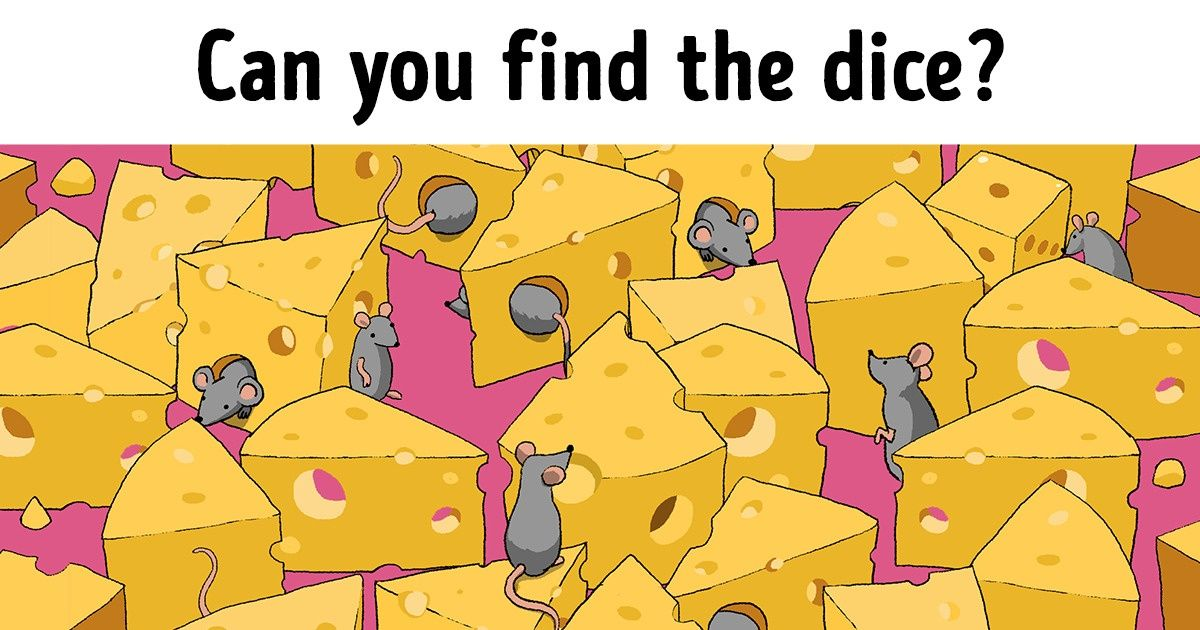
#> input picture midterm/mouse.jpg, 1200 x 630 px
$ jupyter execute finding_mouse.ipynb
#> lines starting #> are read from the running program, lines starting #| are printed output that depends on the picture; after the words box and inside, x2 and y2 are one past the last pixel; in counts of white or black regions, pixels touching at a corner belong together
[cell 1]
import numpy as np
import cv2
import matplotlib.pyplot as plt
import pickle

## Setup and Preprocessing image

[cell 2]
def display_image(image):

    image_rgb = cv2.cvtColor(image, cv2.COLOR_BGR2RGB)
    plt.figure(figsize=(10, 8))
    plt.imshow(image_rgb)
    plt.axis('off')
    plt.show()

[cell 3]
image_path = "mouse.jpg"
image = cv2.imread(image_path)
#> image is the input picture: shape (630, 1200, 3); mean B, G, R 109.5, 183.6, 225.6
display_image(image)

[cell 4]
# cắt bỏ vùng trắng và chữ trong ảnh

def crop_image(image):
    gray = cv2.cvtColor(image, cv2.COLOR_BGR2GRAY)
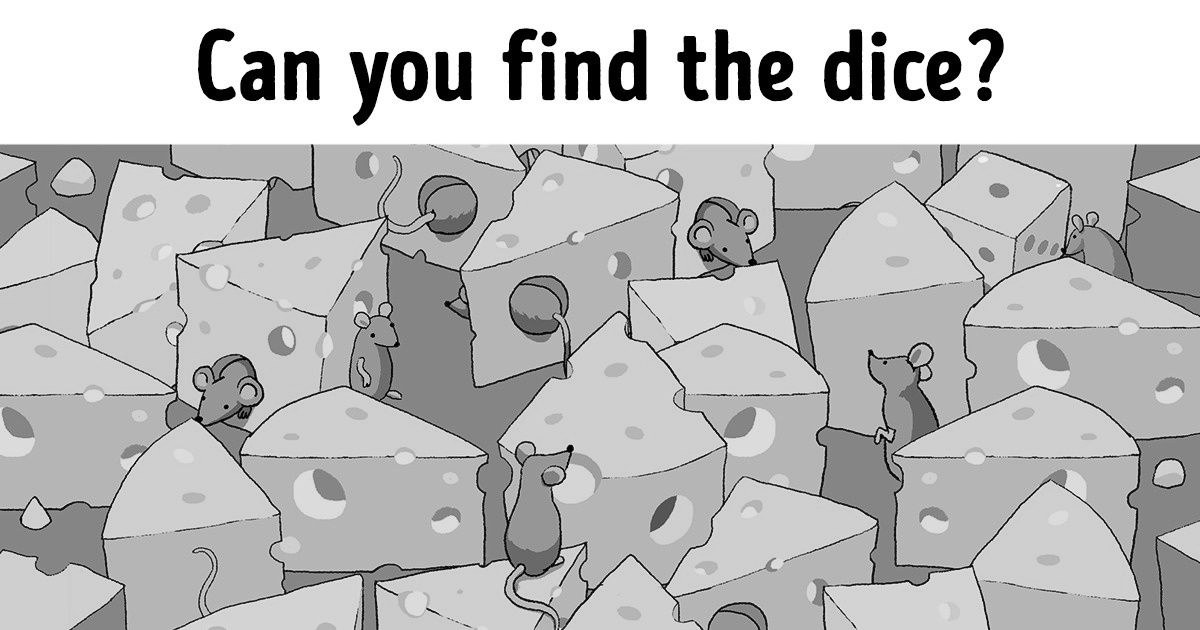
#> gray: shape (630, 1200); min 0, max 255, mean 187.7
    _, binary = cv2.threshold(gray, 240, 255, cv2.THRESH_BINARY_INV)
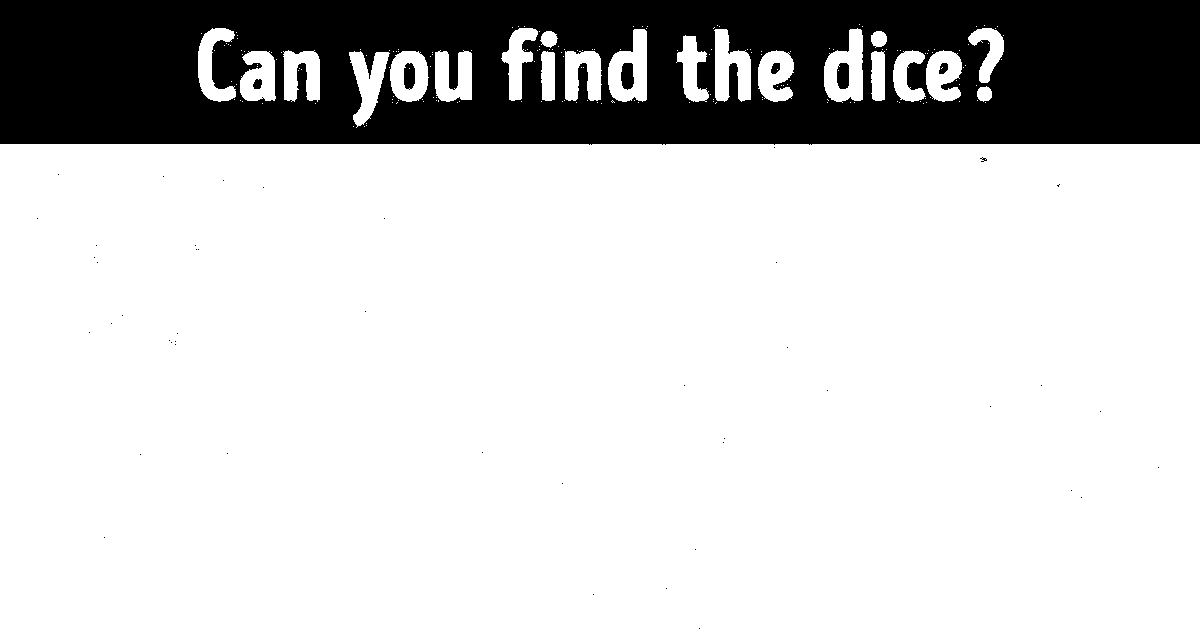
#> binary: shape (630, 1200); 80.4% white; 52 black regions (45 under 20 px)
    contours, _ = cv2.findContours(binary, cv2.RETR_EXTERNAL, cv2.CHAIN_APPROX_SIMPLE)
#> contours = 182 contours, 160 with area under 20; largest, box (x1, y1, x2, y2) and area: (0, 144, 1200, 630) 581508, (608, 29, 647, 102) 2022, (824, 28, 863, 103) 2018, (714, 29, 751, 102) 1598, (390, 51, 429, 102) 1564
    x, y, w, h = cv2.boundingRect(contours[0])
#> x = 0; y = 144; w = 1200; h = 486
    cropped_image = image[y:y+h, x:x+w]
    return cropped_image

[cell 5]
cropped_image = crop_image(image)
display_image(cropped_image)

# Appoarch 1:  Nhận dạng vùng màu xám của chuột và vùng đuôi hồng của chuột

- Ý tưởng :
     1. Nhận dạng vùng màu xám của chuột + kết hợp với vùng đuôi chuột (sử dụng masking 2 lần cho 2 vùng và dùng phép toán Union để hợp lại tìm mask phù hợp)

## 1. Tìm 2 khoảng màu

### Sử dụng mô hình Clustering

- Xác định chính xác các các vùng màu của đuôi chuột, vùng màu xám, vùng màu nền và vùng màu phomat

[cell 6]
# from sklearn.cluster import KMeans

# hsv_image = cv2.cvtColor(cropped_image, cv2.COLOR_BGR2HSV)
# hsv_image.shape

[cell 7]
# hsv_image =  hsv_image.reshape(-1, 3)

[cell 8]
# hsv_image

[cell 9]
# num_cluster = 4
# kmeans = KMeans(n_clusters=num_cluster, random_state=42, n_init = 10, max_iter=300)
# label =  kmeans.fit_predict(hsv_image)

[cell 10]
# [47 lines of commented-out code are left out]

### Sử dụng phương pháp thủ công

**Cách 1**:  Lấy sample trực tiếp các màu thuộc vùng đuôi của chuột

[cell 11]
sample_pixel = []

def click_event(event, x, y,  flags, param):
    if event == cv2.EVENT_LBUTTONDOWN:
        pixel = cropped_image[y, x]
        pixel_hsv = cv2.cvtColor(np.uint8([[pixel]]), cv2.COLOR_BGR2HSV)[0][0]
        print(f"Clicked pixel: BGR: {pixel}, HSV: {pixel_hsv}")
        sample_pixel.append(pixel_hsv)


# [4 lines of commented-out code are left out]

[cell 12]
# with open ('sample_pixel.pkl', 'wb') as f:
#     pickle.dump(sample_pixel, f)

- load các sample đã được chọn và tính khoảng min và max cho từng h, s, v

[cell 13]
with open('sample_pixel_data.pkl', 'rb') as f:
#> (reads midterm/sample_pixel_data.pkl from the repository)
    sample_pixel = pickle.load(f)

print("Sample pixel data loaded from file with length:", len(sample_pixel))
sample_pixel = np.array(sample_pixel)

[cell 14]
min_h = np.min(sample_pixel, axis=0)[0]
max_h = np.max(sample_pixel, axis=0)[0]

max_s = np.max(sample_pixel, axis=0)[1]
min_s = np.min(sample_pixel, axis=0)[1]

max_v = np.max(sample_pixel, axis=0)[2]
min_v = np.min(sample_pixel, axis=0)[2]


print(f"HSV values range : S: {min_s} - {max_s}")
print(f"HSV values range : V: {min_v} - {max_v}")
print(f"HSV values range : H: {min_h} - {max_h}")

**Cách 2** sử dụng miền ROI để chọn màu

[cell 15]
# [5 lines of commented-out code are left out]

[cell 16]
# roi

[cell 17]
# roi_hsv = hsv_image[y:y+h, x:x+w]
# h_min, s_min, v_min = np.min(roi_hsv, axis=(0, 1))
# h_max, s_max, v_max = np.max(roi_hsv, axis=(0, 1))

[cell 18]
# print(f"ROI HSV Range: H: {h_min}-{h_max}, S: {s_min}-{s_max}, V: {v_min}-{v_max}")

## 2. Sử dụng mask trên cả vùng lông và đuôi tìm được

[cell 19]
hsv = cv2.cvtColor(cropped_image, cv2.COLOR_BGR2HSV)
#> hsv: shape (486, 1200, 3); mean H, S, V 37.5, 174.2, 226.6

lower_gray = np.array([0, 0, 40], dtype=np.uint8)
upper_gray = np.array([180, 120, 150], dtype=np.uint8)
fur_mask = cv2.inRange(hsv, lower_gray, upper_gray)
#> fur_mask: shape (486, 1200); 2.4% white; 752 white regions (726 under 20 px), largest, box (x1, y1, x2, y2) and area: (506, 314, 560, 431) 2917, (877, 224, 938, 300) 1966, (199, 216, 257, 281) 1309

display_image(fur_mask)

[cell 20]
kernel = np.ones((5, 5), np.uint8)
fur_mask = cv2.morphologyEx(fur_mask, cv2.MORPH_CLOSE, kernel)
#> fur_mask: shape (486, 1200); 3.8% white; 143 white regions (131 under 20 px), largest, box (x1, y1, x2, y2) and area: (504, 305, 570, 432) 4776, (869, 210, 938, 338) 3506, (195, 213, 262, 281) 2619
fur_mask = cv2.morphologyEx(fur_mask, cv2.MORPH_OPEN, kernel)
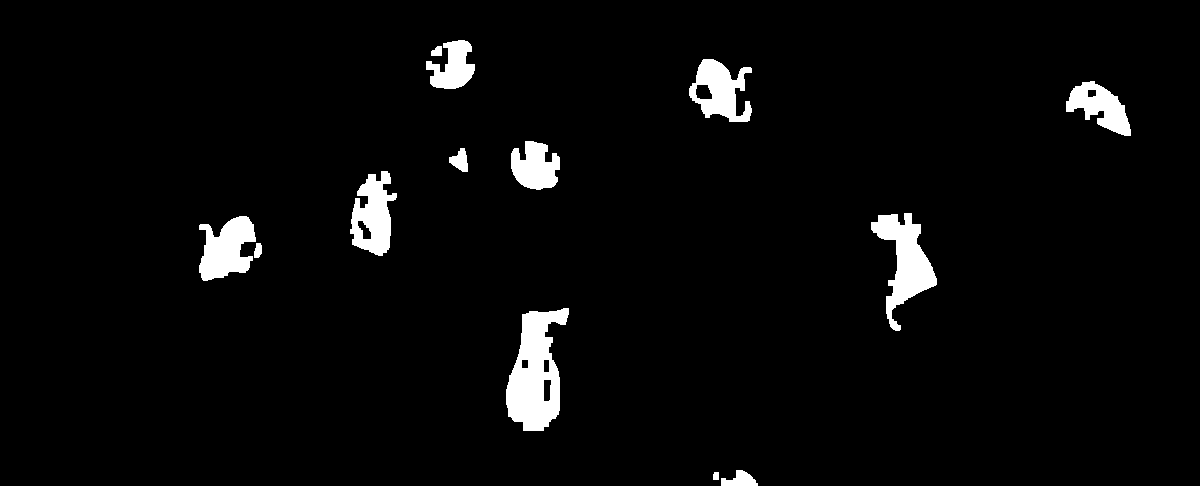
#> fur_mask: shape (486, 1200); 3.6% white; 13 white regions, largest, box (x1, y1, x2, y2) and area: (506, 308, 569, 431) 4678, (871, 213, 937, 331) 3238, (199, 216, 256, 281) 2448

display_image(fur_mask)

[cell 21]
lower_pink = np.array([7, 46, 53], dtype=np.uint8)
upper_pink = np.array([18, 100, 255], dtype=np.uint8)
tail_mask = cv2.inRange(hsv, lower_pink, upper_pink)
#> tail_mask: shape (486, 1200); 0.57% white in thin lines or dots

display_image(tail_mask)
#> in display_image (call 5), `image_rgb = cv2.cvtColor(image, cv2.COLOR_BGR2RGB)`: image_rgb: shape (486, 1200, 3); 0.57% white in thin lines or dots

[cell 22]
kernel = np.ones((2, 2), np.uint8)
tail_mask = cv2.morphologyEx(tail_mask, cv2.MORPH_CLOSE, kernel)
#> tail_mask: shape (486, 1200); 0.63% white; 338 white regions (310 under 20 px), largest, box (x1, y1, x2, y2) and area: (507, 422, 559, 486) 386, (542, 322, 565, 341) 284, (196, 406, 217, 473) 249
tail_mask = cv2.morphologyEx(tail_mask, cv2.MORPH_OPEN, kernel)
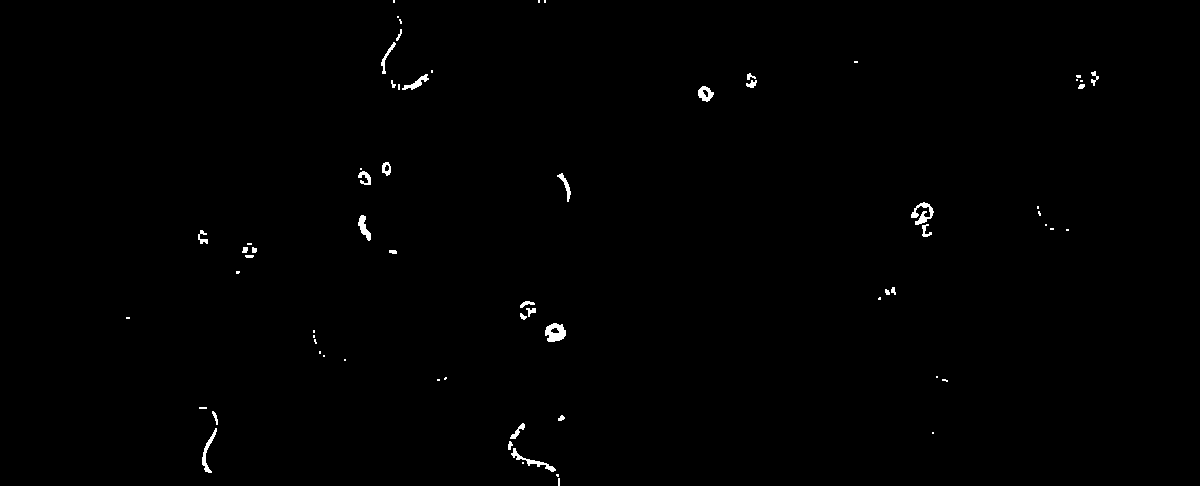
#> tail_mask: shape (486, 1200); 0.49% white; 68 white regions (36 under 20 px), largest, box (x1, y1, x2, y2) and area: (545, 323, 566, 342) 276, (911, 202, 934, 225) 235, (511, 448, 556, 472) 204

display_image(tail_mask)

[cell 23]
# phép hợp giữa 2 ảnh binary
union_mask = cv2.bitwise_or(fur_mask, tail_mask)
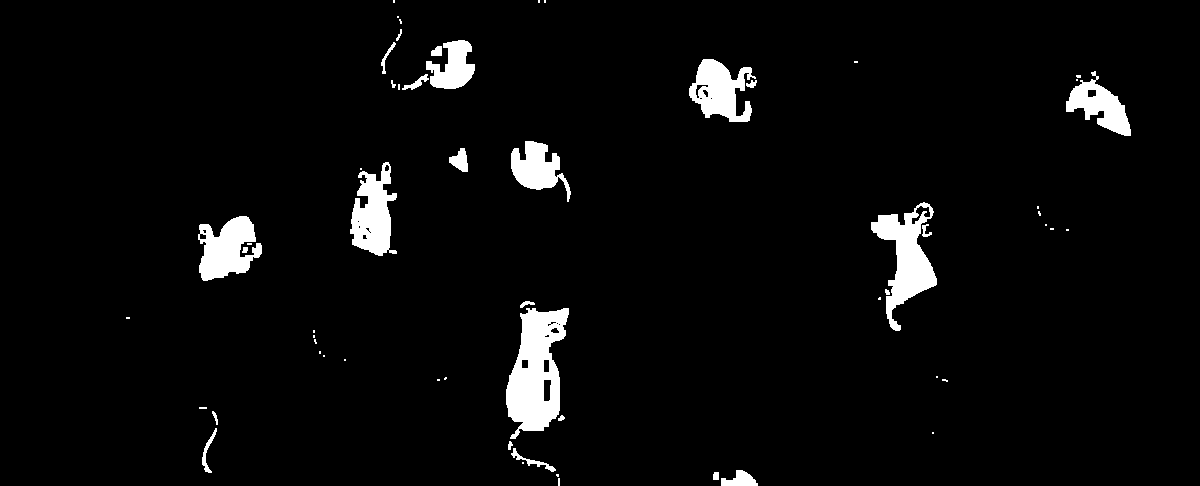
#> union_mask: shape (486, 1200); 4% white; 59 white regions (33 under 20 px), largest, box (x1, y1, x2, y2) and area: (506, 308, 569, 439) 5020, (871, 202, 937, 331) 3475, (350, 162, 397, 256) 2671
display_image(union_mask)
#> in display_image (call 7), `image_rgb = cv2.cvtColor(image, cv2.COLOR_BGR2RGB)`: image_rgb: shape (486, 1200, 3); 4% white; 59 white regions (33 under 20 px)

[cell 24]
contours, _ = cv2.findContours(union_mask, cv2.RETR_EXTERNAL, cv2.CHAIN_APPROX_SIMPLE)
#> contours = 59 contours, 38 with area under 20; largest, box (x1, y1, x2, y2) and area: (506, 308, 569, 439) 5114, (871, 202, 937, 331) 3402, (350, 162, 397, 256) 2532, (198, 216, 262, 281) 2518, (689, 59, 756, 122) 2343
for contour in contours:
    x, y, w, h = cv2.boundingRect(contour)
    if w > 10 and h > 10:
        x, y, w, h = cv2.boundingRect(contour)
        cropped_image =  cv2.rectangle(cropped_image, (x, y), (x + w, y + h), (0, 255, 0), 2)
#> this loop made 59 passes
#> contour on passes 1, 5, 8, 12, 14, 16: [[558, 478], [558, 485], [559, 485], [559, 478]], [[522, 462], [522, 463], [523, 463], [523, 462]], [[932, 432], [932, 433], [933, 433], [933, 432]], [[199, 407], [199, 408], [206, 408], [206, 407]], [[437, 379], [437, 380], [439, 380], [439, 379]], [[936, 376], [936, 377], [937, 377], [937, 376]]
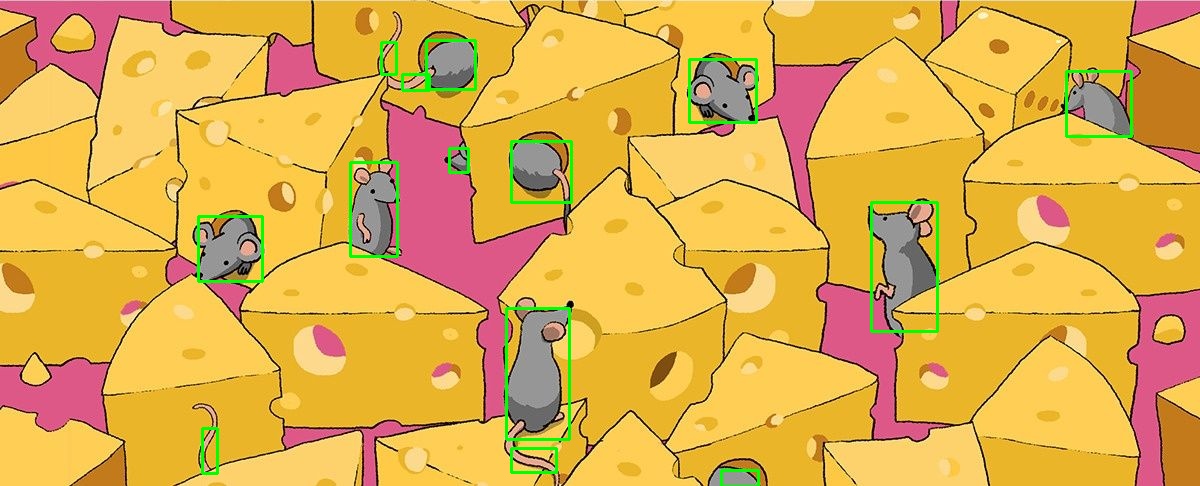
#> cropped_image: shape (486, 1200, 3); mean B, G, R 75.2, 173.8, 223.8

display_image(cropped_image)

[cell 25]
rect_box = []
contours, _ = cv2.findContours(union_mask, cv2.RETR_EXTERNAL, cv2.CHAIN_APPROX_SIMPLE)
for cnt in contours:
    x, y, w, h = cv2.boundingRect(cnt)

    if w > 10 and h > 10:
        rect_box.append((x, y, w, h))
#> this loop made 59 passes
#> (cnt, x, y, w, h) on passes 1, 5, 8, 12, 14, 16, 17, 18, 19, 21: ([[558, 478], [558, 485], [559, 485], [559, 478]], 558, 478, 2, 8), ([[522, 462], [522, 463], [523, 463], [523, 462]], 522, 462, 2, 2), ([[932, 432], [932, 433], [933, 433], [933, 432]], 932, 432, 2, 2), ([[199, 407], [199, 408], [206, 408], [206, 407]], 199, 407, 8, 2), ([[437, 379], [437, 380], [439, 380], [439, 379]], 437, 379, 3, 2), ([[936, 376], [936, 377], [937, 377], [937, 376]], 936, 376, 2, 2), ([[344, 359], [344, 360], [345, 360], [345, 359]], 344, 359, 2, 2), ([[323, 355], [323, 356], [324, 356], [324, 355]], 323, 355, 2, 2), ([[319, 351], [319, 353], [320, 353], [320, 351]], 319, 351, 2, 3), ([[313, 335], [313, 337], [314, 337], [314, 335]], 313, 335, 2, 3)
#> after the loop, rect_box = 14 items, first 6: (721, 470, 37, 16), (511, 448, 45, 24), (202, 428, 15, 45), (506, 308, 63, 131), (198, 216, 64, 65), (871, 202, 66, 129)


def expand_box(box, expand_by=10):
    x, y, w, h = box
    x = max(0, x - expand_by)
    y = max(0, y - expand_by)
    w = w + 2 * expand_by
    h = h + 2 * expand_by
    return (x, y, w, h)

def is_overlapping(box1, box2):
    x1, y1, w1, h1 = box1
    x2, y2, w2, h2 = box2

    x1_min, y1_min = x1, y1
    x1_max, y1_max = x1 + w1, y1 + h1
    x2_min, y2_min = x2, y2
    x2_max, y2_max = x2 + w2, y2 + h2
    if x1_max < x2_min or x2_max < x1_min:
        return False
    if y1_max < y2_min or y2_max < y1_min:
        return False
    return True

def merge_boxes(box1, box2):
    x1, y1, w1, h1 = box1
    x2, y2, w2, h2 = box2
    x_min = min(x1, x2)
    y_min = min(y1, y2)
    x_max = max(x1 + w1, x2 + w2)
    y_max = max(y1 + h1, y2 + h2)

    return (x_min, y_min, x_max - x_min, y_max - y_min)

def merge_nearby_boxes(rect_box, expand_by=10):
    # Mở rộng các hộp
#> called with expand_by = 25
    expanded_boxes = [expand_box(box, expand_by) for box in rect_box]
#> expanded_boxes = 14 items, first 6: (696, 445, 87, 66), (486, 423, 95, 74), (177, 403, 65, 95), (481, 283, 113, 181), (173, 191, 114, 115), (846, 177, 116, 179)

    # Danh sách các hộp đã gộp
    merged_boxes = []
    used = [False] * len(rect_box)
#> used = [False, False, False, False, False, False, False, False, False, False, False, False, False, False]

    for i in range(len(rect_box)):
        if used[i]:
            continue

        current_box = rect_box[i]
        used[i] = True

        for j in range(i + 1, len(rect_box)):
            if used[j]:
                continue

            if is_overlapping(expanded_boxes[i], expanded_boxes[j]):
                current_box = merge_boxes(current_box, rect_box[j])
                used[j] = True

        merged_boxes.append(current_box)
#> this loop made 14 passes

    return merged_boxes

merged_boxes = merge_nearby_boxes(rect_box, expand_by=25)

new_image = cv2.imread(image_path)
new_cropped_image = crop_image(new_image)

for box in merged_boxes:
    x, y, w, h = box
    cv2.rectangle(new_cropped_image, (x, y), (x + w, y + h), (255, 255 , 100), 2)
#> this loop made 10 passes
#> box on passes 1 to 10: (721, 470, 37, 16), (506, 308, 63, 164), (202, 428, 15, 45), (198, 216, 64, 65), (871, 202, 66, 129), (350, 162, 47, 94), (449, 141, 122, 61), (381, 40, 94, 50), (1066, 71, 65, 65), (689, 59, 67, 63)
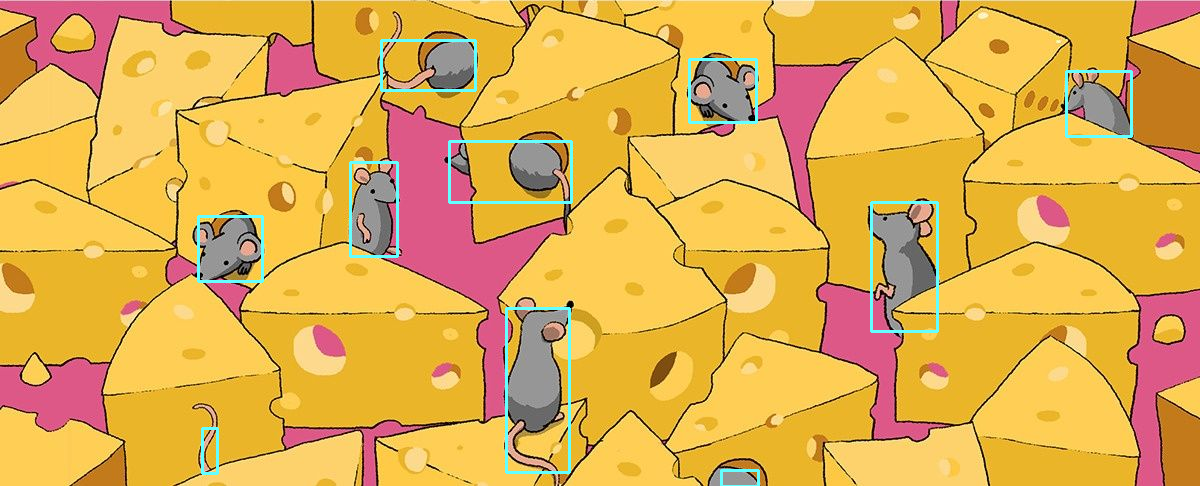
#> new_cropped_image: shape (486, 1200, 3); mean B, G, R 78.8, 173.7, 225.2

display_image(new_cropped_image)

[cell 26]
print("Number of mouses:", len(merged_boxes))
#| Number of mouses: 10
